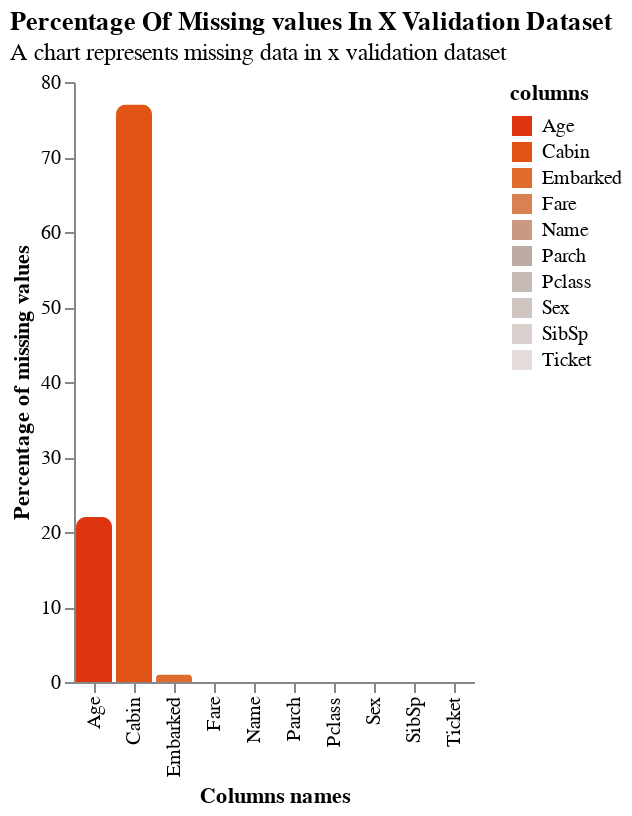

This figure's notebook cell:
### Code cell
plot_nan(
    valid_x,
    name='x validation dataset',
    only_nan=False,
    use_percent=True
)

### Figure 1 — Vega-Lite specification as saved in the notebook (floating-point values rounded to 4 significant figures)
{"$schema": "https://vega.github.io/schema/vega-lite/v5.20.1.json", "config": {"axis": {"grid": false}, "view": {"continuousHeight": 300, "continuousWidth": 300, "stroke": null}}, "data": {"name": "data-e7e76915f70fbfe0c0e7fef8140ad919"}, "datasets": {"data-e7e76915f70fbfe0c0e7fef8140ad919": [{"columns": "Pclass", "percent_nan": 0, "total_nan": 0}, {"columns": "Name", "percent_nan": 0, "total_nan": 0}, {"columns": "Sex", "percent_nan": 0, "total_nan": 0}, {"columns": "Age", "percent_nan": 22, "total_nan": 50}, {"columns": "SibSp", "percent_nan": 0, "total_nan": 0}, {"columns": "Parch", "percent_nan": 0, "total_nan": 0}, {"columns": "Ticket", "percent_nan": 0, "total_nan": 0}, {"columns": "Fare", "percent_nan": 0, "total_nan": 0}, {"columns": "Cabin", "percent_nan": 77, "total_nan": 172}, {"columns": "Embarked", "percent_nan": 1, "total_nan": 2}]}, "encoding": {"color": {"field": "columns", "legend": {"orient": "right"}, "scale": {"reverse": true, "scheme": "lightgreyred"}, "type": "nominal"}, "text": {"field": "columns", "type": "nominal"}, "tooltip": [{"field": "columns", "type": "nominal"}, {"field": "total_nan", "type": "quantitative"}, {"field": "percent_nan", "type": "quantitative"}], "x": {"field": "columns", "title": "Columns names", "type": "nominal"}, "y": {"field": "percent_nan", "title": "Percentage of missing values", "type": "quantitative"}}, "mark": {"cornerRadiusTopLeft": 5, "cornerRadiusTopRight": 5, "type": "bar"}, "title": {"anchor": "start", "subtitle": "A chart represents missing data in x validation dataset", "text": "Percentage Of Missing values In X Validation Dataset"}}
